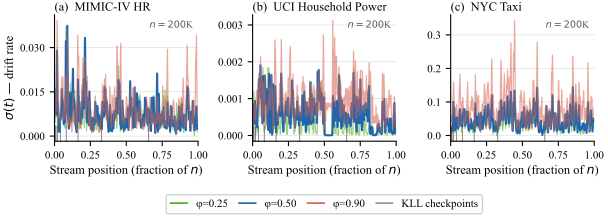

Python code for this plot:
"""
Figure 1 — Drift characterization
三个数据集的漂移速率 σ(t) + KLL checkpoint 位置标记

布局：1 行 × 3 列，每列一个数据集
输出：fig1_drift.pdf  (双栏宽 7.0in × 1.6in)
"""
import numpy as np
import matplotlib.pyplot as plt
import matplotlib.patches as mpatches
import matplotlib.ticker as mticker
from matplotlib.lines import Line2D
from fig_utils import (load_dataset, set_paper_style,
                        COLORS, SINGLE_COL, DOUBLE_COL)

# ─────────────────────────────────────────────────────────────
# 1. 核心计算：滑动窗口分位数漂移速率
# ─────────────────────────────────────────────────────────────
def compute_drift(data: np.ndarray,
                  phi: float = 0.5,
                  window_frac: float = 0.005,   # 窗口 = 0.5% of N
                  step_frac: float  = 0.001,    # 步长 = 0.1% of N
                  normalize: bool   = True) -> tuple:
    """
    返回 (t_array, sigma_array)
    
    sigma(t) = |q_phi(data[t..t+w]) - q_phi(data[t-w..t])| / w
    
    normalize=True 时除以数据范围，使三个数据集可以叠在同一 y 轴比较。
    实际论文里三子图各自独立 y 轴时设 normalize=False。
    """
    N = len(data)
    w = max(int(window_frac * N), 500)
    step = max(int(step_frac * N), 100)
    data_range = np.percentile(data, 99) - np.percentile(data, 1) + 1e-9

    ts, sigmas = [], []
    for t in range(w, N - w, step):
        q_before = np.quantile(data[t - w: t],     phi)
        q_after  = np.quantile(data[t:     t + w], phi)
        sigma = abs(q_after - q_before) / w
        if normalize:
            sigma /= data_range
        ts.append(t)
        sigmas.append(sigma)
    return np.array(ts), np.array(sigmas)

def kll_structural_cps(N: int, k: int = 256, n_min: int = 1000) -> list:
    """
    几何序列近似 KLL 层跃升触发点
    与 scheduler.py 的 generate_kll_cps 结果一致
    """
    cps = []
    level = 1
    while True:
        n = int(k * (2 ** level))
        if n > N:
            break
        if n >= n_min:
            cps.append(n)
        level += 1
    if not cps or cps[-1] != N:
        cps.append(N)
    return sorted(set(cps))

# ─────────────────────────────────────────────────────────────
# 2. 画图
# ─────────────────────────────────────────────────────────────
def plot_fig1(out_path: str = 'fig1_drift.pdf'):
    set_paper_style()

    datasets = [
        ('mimic', 'MIMIC-IV HR',        'bpm',   200_000),
        ('power', 'UCI Household Power', 'kW',    200_000),
        ('taxi',  'NYC Taxi',            'miles', 200_000),
    ]
    phis  = [0.25, 0.50, 0.90]            # 三条漂移曲线
    alpha = [0.55, 1.0, 0.55]             # 中位数最突出
    lws   = [0.9,  1.5, 0.9]
    labels= ['φ=0.25', 'φ=0.50', 'φ=0.90']

    fig, axes = plt.subplots(
        1, 3,
        figsize=(DOUBLE_COL, 1.65),
        sharey=False,
    )
    fig.subplots_adjust(wspace=0.38)

    phi_colors = ['#4dac26', '#2166ac', '#d6604d']

    for ax, (dname, title, unit, max_n) in zip(axes, datasets):
        data = load_dataset(dname, max_n=max_n)
        N    = len(data)
        cps  = kll_structural_cps(N, k=256)

        # ── 漂移曲线（三个分位数） ────────────────
        for phi, col, alp, lw, lab in zip(phis, phi_colors, alpha, lws, labels):
            ts, sigmas = compute_drift(data, phi=phi, normalize=False)
            # 平滑：rolling mean，窗口 = 5 个点
            pad = 2
            smooth = np.convolve(sigmas,
                                 np.ones(2*pad+1)/(2*pad+1),
                                 mode='same')
            ax.plot(ts / N, smooth,
                    color=col, alpha=alp, linewidth=lw, label=lab)

        # ── KLL checkpoint 标记（底部竖线） ───────
        for cp in cps[:-1]:   # 去掉终点 N，避免右边缘拥挤
            ax.axvline(cp / N,
                       ymin=0, ymax=0.12,      # 只画底部 12% 高度
                       color='#555555',
                       linewidth=0.7,
                       alpha=0.7)

        # ── 轴标签和标题 ──────────────────────────
        ax.set_xlabel('Stream position (fraction of $n$)', labelpad=3)
        if ax is axes[0]:
            ax.set_ylabel(r'$\sigma(t)$ — drift rate', labelpad=3)
        ax.set_title(f'({chr(ord("a") + datasets.index((dname, title, unit, max_n)))})'
                     f'  {title}', loc='left', pad=3)
        ax.set_xlim(0, 1)
        ax.yaxis.set_major_locator(mticker.MaxNLocator(4, prune='upper'))
        ax.grid(axis='y')

        # ── 右上角标注数据集统计 ──────────────────
        n_label = f'$n={max_n//1000}$K'
        ax.text(0.97, 0.95, n_label,
                transform=ax.transAxes,
                ha='right', va='top',
                fontsize=7, color='#555555')

    # ── 全局图例（φ 三条线 + KLL checkpoint 符号） ───
    leg_lines = [
        Line2D([0],[0], color=c, linewidth=1.2, label=l)
        for c, l in zip(phi_colors, labels)
    ]
    leg_lines.append(
        Line2D([0],[0], color='#555555', linewidth=0.8,
               linestyle='-', label='KLL checkpoints')
    )
    axes[1].legend(handles=leg_lines,
                   ncol=4, loc='upper center',
                   bbox_to_anchor=(0.5, -0.38),
                   frameon=True, columnspacing=1.0,
                   handlelength=1.5)

    plt.savefig(out_path)
    print(f'Saved: {out_path}')

if __name__ == '__main__':
    import sys
    out = sys.argv[1] if len(sys.argv) > 1 else 'fig1_drift.pdf'
    plot_fig1(out)
